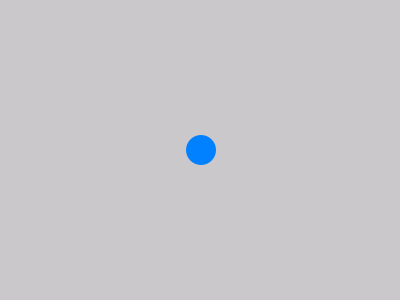
Frame 1 (no input)
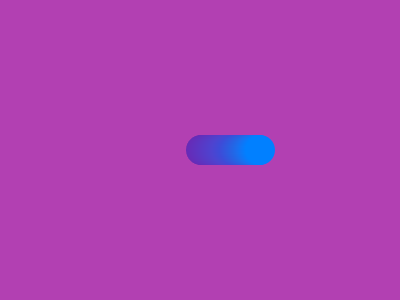
Frame 60 (the mouse pressed at the canvas centre just before this capture)
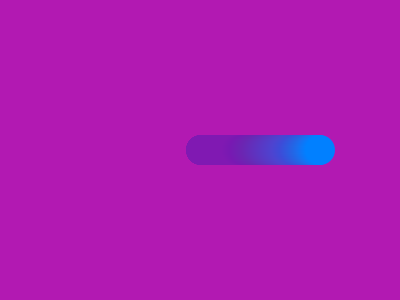
Frame 120 (the mouse held since frame 60 and released just before this capture)

The Processing sketch that drew these frames (run headless with seeded random() and noise(); from frame 60 on, the mouse is pressed at the canvas centre):

// Processing sketch: processing_57467
// ── processing_57467.pde

float x1;  // declare x1
int dir=1; 

void setup() {
  size(400, 300);
  smooth();
  noStroke();
  x1 = width/2;  // start in the center
}

void draw() {
  noStroke();
  fill (128,0,128,5);
  rect (0,0,width,height);
  fill(1,128,255);
  x1 += dir; // change x1 (either +1 or -1, depends on 'dir')
  if (x1+15 >= width) { // radius is 15
    dir *= -1;
  }
  if (x1-15 <= 0) { // radius is 15
    dir *= -1;
  }
  ellipse(x1, height/2, 30, 30); // radius * 2 is 30
}

/* Can you draw a second ellipse that stays in one spot,
   but have it get larger while 'dir' is 1, and get smaller
   while 'dir' is -1?  Tips: 1) add new code to the current program, 
   but don't change any of the code that's already here. 2) This
   program uses 'x1' to keep track of what's changing (the
   x-coordinate).  Notice the three lines: declare, start, and
   change.  You will need to declare, start, and change a different
   variable (a new one that you choose) to keep track of how tall 
   and wide your other ellipse is.  You will only need one variable
   since 'dir' is already created and changing it's value as needed.
   After you do that, can you create a third ellipse that
   stays in one spot, and stays one size, but keeps changing
   color?  Or maybe one that keeps it's color, but gets more
   and more transparent when 'dir' is 1, and less and less
   transparent when 'dir' is -1?  This is similar, you will need
   to declare, start, and change your own variable to keep track
   of the transparency.
   This is also very cool: instead of using 'background' to wipe
   out the background, get rid of that and try just drawing a 
   rectangle that's as big as the whole screen.  And oh yeah, 
   see what happens if you make the rectangle transparent.
   Good Luck!!
*/
